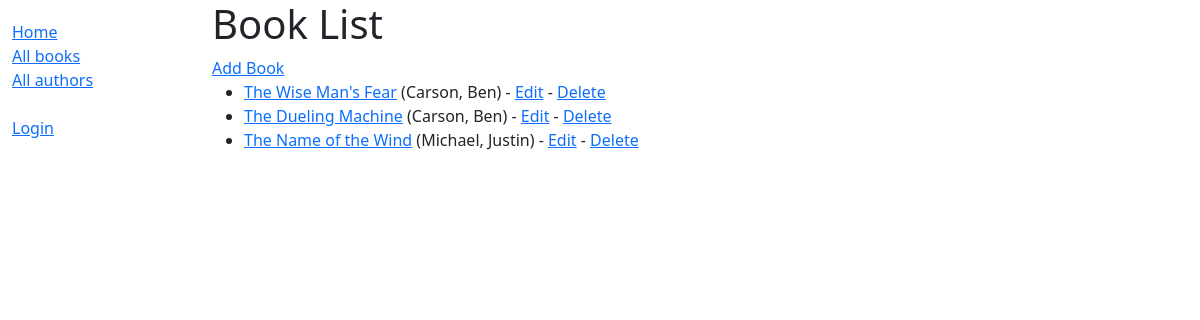
Before: /catalog/books/ with the older database file.
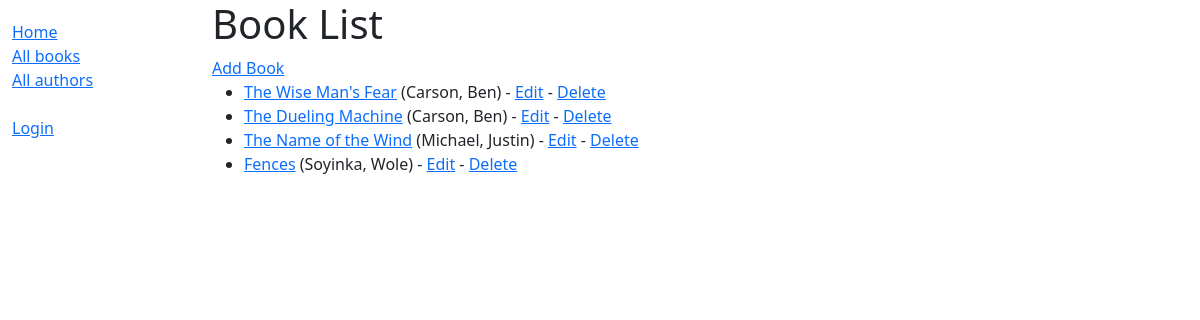
After: the same page with the newer database file.
### catalog/models.py (models this page shows, shortened)
class Book(models.Model):
    title = models.CharField(max_length=200)
    author = models.ForeignKey(Author, on_delete=models.SET_NULL, null=True)
    summary = models.TextField(
        max_length=1000, help_text="Enter a brief description of the book")
    isbn = models.CharField("ISBN", max_length=13, unique=True,
                            help_text='13 characters <a href="https://www.isbn-international.org/content/what-isbn">ISBN number</a>')
    genre = models.ManyToManyField(
        Genre, help_text='Select a genre for this book')
    language = models.ForeignKey(
        Language, on_delete=models.SET_NULL, null=True)
    def get_absolute_url(self):
        return reverse('book-detail', args=[str(self.id)])
    def display_genre(self):
        """Create a string for the Genre. This is required to display genre in Admin."""
        return ', '.join(genre.name for genre in self.genre.all()[:3])
    display_genre.short_description = "Genre"

class Author(models.Model):
    first_name = models.CharField(max_length=100)
    last_name = models.CharField(max_length=100)
    date_of_birth = models.DateField(null=True, blank=True)
    date_of_death = models.DateField('died', null=True, blank=True)
    class Meta:
        ordering = ['last_name', 'first_name']
    def __str__(self):
        return f'{self.last_name}, {self.first_name}'

### catalog/views.py (the view)
# urls.py: path('books/', views.BookListView.as_view(), name='books'),
class BookListView(generic.ListView):
    model = Book
    paginate_by = 10  # set pagination

### catalog/templates/catalog/book_list.html
{% extends "base_generic.html" %}
{% block content %}
<h1>Book List</h1>
{% if book_list %}
<a href="{% url 'book-create' %}">Add Book</a>
<ul>
    {% for book in book_list %}
    <li>
        <a href="{{ book.get_absolute_url }}">{{ book.title }}</a> ({{book.author}})
        - <a href="{% url 'book-update' book.pk %}">Edit</a> - <a href="{% url 'book-delete' book.pk %}">Delete</a>
    </li>
    {% endfor %}
</ul>
{% else %}
<p>There are no books in the library.</p>
{% endif %}
{% endblock %}

Changed rows visible on the page:
added Book: title "Fences", author "Soyinka, Wole"
